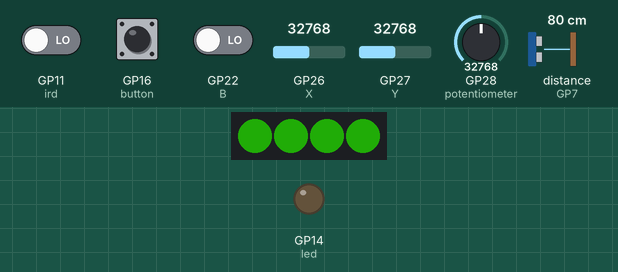
Simulated run of this program. Board: Raspberry Pi Pico running MicroPython. Parts: 4 RGB LEDs in strip order, left to right, output pins drawn as LEDs (lit = HIGH). Inputs (shaded band) come from the test bench; at power-on: GP16 (button) HIGH, GP11 (ird) LOW, GP22 (B) LOW, GP26 (X) = 32768, GP27 (Y) = 32768, GP28 (potentiometer) = 32768, distance to the obstacle (sensor on GP7) 80 cm (analog values on the 0–65535 scale). The echo pulse lasts 58.3 µs per cm; dim RGB values are drawn brighter than linear; random numbers come from a fixed seed; pins used as bus, display or sensor lines are not drawn; what the program prints to the serial console is not drawn.

Above: at 1.2 s.
1.3 s: GP16 (button) pulled LOW for 0.15 s
2.9 s: GP11 (ird) driven HIGH and GP16 (button) driven LOW
4.5 s: GP16 (button) pulsed HIGH 5 times (0.12 s each, 0.3 s apart)
At 5.25 s:
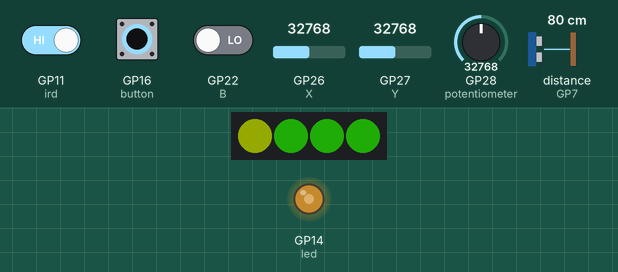
At 6.4 s:
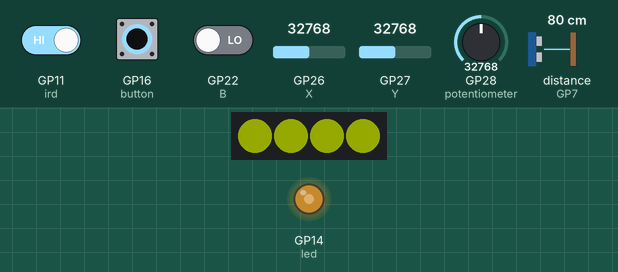
Timing chart, 0 to 7.9 s (numbered marks = the images above; inputs shaded):
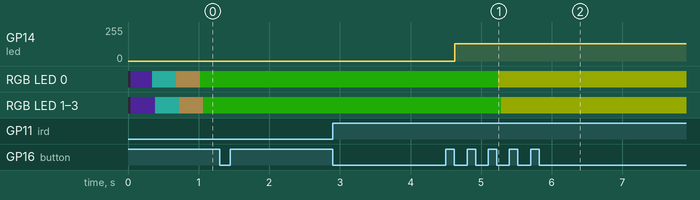

Measured:
- after the input at 1.3 s, every drawn part: stays the same
- after the input at 2.9 s, every drawn part: stays the same
- after the input at 4.5 s, GP14 (led): 0/255 → 128/255 after 0.12 s; RGB LED 0: RGB(9, 49, 2) → RGB(39, 44, 0) after 0.74 s; RGB LED 1–3: RGB(9, 49, 2) → RGB(39, 44, 0) after 0.78 s

The program:

Comprehensive_experiment.py
```python
'''
 * Keyestudio 24 in 1 Starter Kit for Raspberry Pi Pico
 * lesson 36
 * Comprehensive experiment
 * http://www.keyestudio.com
'''
from machine import Pin, PWM
import array, time
import random
import rp2

potentiometer = machine.ADC(28)
button = Pin(16, Pin.IN)
led = PWM(Pin(14))
led.freq(1000)
ird = Pin(11,Pin.IN)
B = machine.Pin(22, machine.Pin.IN)
X = machine.ADC(26)
Y = machine.ADC(27)
# 设置超声波引脚
trigger = Pin(6, Pin.OUT)
echo = Pin(7, Pin.IN)
# Configure the number of sk6812 LEDs, pins and brightness.
NUM_LEDS = 4
PIN_NUM = 15
brightness = 0.2

act = {"1": "LLLLLLLLHHHHHHHHLHHLHLLLHLLHLHHH","2": "LLLLLLLLHHHHHHHHHLLHHLLLLHHLLHHH","3": "LLLLLLLLHHHHHHHHHLHHLLLLLHLLHHHH",
       "4": "LLLLLLLLHHHHHHHHLLHHLLLLHHLLHHHH","5": "LLLLLLLLHHHHHHHHLLLHHLLLHHHLLHHH","6": "LLLLLLLLHHHHHHHHLHHHHLHLHLLLLHLH",
       "7": "LLLLLLLLHHHHHHHHLLLHLLLLHHHLHHHH","8": "LLLLLLLLHHHHHHHHLLHHHLLLHHLLLHHH","9": "LLLLLLLLHHHHHHHHLHLHHLHLHLHLLHLH",
       "0": "LLLLLLLLHHHHHHHHLHLLHLHLHLHHLHLH","Up": "LLLLLLLLHHHHHHHHLHHLLLHLHLLHHHLH","Down": "LLLLLLLLHHHHHHHHHLHLHLLLLHLHLHHH",
       "Left": "LLLLLLLLHHHHHHHHLLHLLLHLHHLHHHLH","Right": "LLLLLLLLHHHHHHHHHHLLLLHLLLHHHHLH","Ok": "LLLLLLLLHHHHHHHHLLLLLLHLHHHHHHLH",
       "*": "LLLLLLLLHHHHHHHHLHLLLLHLHLHHHHLH","#": "LLLLLLLLHHHHHHHHLHLHLLHLHLHLHHLH"}

def read_ircode(ird):
    wait = 1
    complete = 0
    seq0 = []
    seq1 = []

    while wait == 1:
        if ird.value() == 0:
            wait = 0
    while wait == 0 and complete == 0:
        start = time.ticks_us()
        while ird.value() == 0:
            ms1 = time.ticks_us()
        diff = time.ticks_diff(ms1,start)
        seq0.append(diff)
        while ird.value() == 1 and complete == 0:
            ms2 = time.ticks_us()
            diff = time.ticks_diff(ms2,ms1)
            if diff > 10000:
                complete = 1
        seq1.append(diff)

    code = ""
    for val in seq1:
        if val < 2000:
            if val < 700:
                code += "L"
            else:
                code += "H"
    # print(code)
    command = ""
    for k,v in act.items():
        if code == v:
            command = k
    if command == "":
        command = code
    return command

@rp2.asm_pio(sideset_init=rp2.PIO.OUT_LOW, out_shiftdir=rp2.PIO.SHIFT_LEFT, autopull=True, pull_thresh=24)
def sk6812():
    T1 = 2
    T2 = 5
    T3 = 3
    wrap_target()
    label("bitloop")
    out(x, 1)               .side(0)    [T3 - 1]
    jmp(not_x, "do_zero")   .side(1)    [T1 - 1]
    jmp("bitloop")          .side(1)    [T2 - 1]
    label("do_zero")
    nop()                   .side(0)    [T2 - 1]
    wrap()


# Create the StateMachine with the sk6812 program, outputting on Pin(16).
sm = rp2.StateMachine(0, sk6812, freq=8_000_000, sideset_base=Pin(PIN_NUM))

# Start the StateMachine, it will wait for data on its FIFO.
sm.active(1)

# Display a pattern on the LEDs via an array of LED RGB values.
ar = array.array("I", [0 for _ in range(NUM_LEDS)])

def pixels_show():
    dimmer_ar = array.array("I", [0 for _ in range(NUM_LEDS)])
    for i,c in enumerate(ar):
        r = int(((c >> 8) & 0xFF) * brightness)
        g = int(((c >> 16) & 0xFF) * brightness)
        b = int((c & 0xFF) * brightness)
        dimmer_ar[i] = (g<<16) + (r<<8) + b
    sm.put(dimmer_ar, 8)
    time.sleep_ms(10)

def pixels_set(i, color):
    ar[i] = (color[1]<<16) + (color[0]<<8) + color[2]

# 超声波测距，单位：厘米
def getDistance(trigger, echo):
    # 产生10us的方波
    trigger.low()   #预先给出一个短的低电平，以确保一个干净的高脉冲:
    time.sleep_us(2)
    trigger.high()
    time.sleep_us(10)#拉高电平後，等待10微秒后，立即设置为低电平
    trigger.low()

    while echo.value() == 0: #建立一个while循环检测回波引腳是否值為0，记录当时时间
        start = time.ticks_us()
    while echo.value() == 1: #建立一个while循环检测回波引腳是否值為1，记录当时时间
        end = time.ticks_us()
    d = (end - start) * 0.0343 / 2 #声波行進時間 x 声速(343.2 m/s，即每微秒0.0343公分)，來回距離再除以2
    return d


keys = 0
nums = 0

def toggle_handle(pin):
    global keys
    keys += 1

button.irq(trigger = Pin.IRQ_FALLING, handler = toggle_handle)

def show6812():
    R = random.randint(0,255)
    G = random.randint(0,255)
    B = random.randint(0,255)
    for i in range(NUM_LEDS):
        pixels_set(i, (R, G, B))
        pixels_show()
    time.sleep(0.3)

def IRreceive():
    command = read_ircode(ird)
    print(command)

def showJoystick():
    B_value = B.value()
    X_value = X.read_u16()
    Y_value = Y.read_u16()
    print("button:", end = " ")
    print(B_value, end = " ")
    print("X:", end = " ")
    print(X_value, end = " ")
    print("Y:", end = " ")
    print(Y_value)
    time.sleep(0.1)

def adjustLight():
    pot_value = potentiometer.read_u16()
    print(pot_value)
    led.duty_u16(pot_value)
    time.sleep(0.1)

def showDistance():
    distance = getDistance(trigger, echo)
    print("The distance is ：{:.2f} cm".format(distance))
    time.sleep(0.1)

while True:
    nums = keys % 5
    print(nums)
    if nums == 0:
        show6812()
    elif nums == 1:
        IRreceive()
    elif nums == 2:
        showJoystick()
    elif nums == 3:
        adjustLight()
    elif nums == 4:
        showDistance()
```
